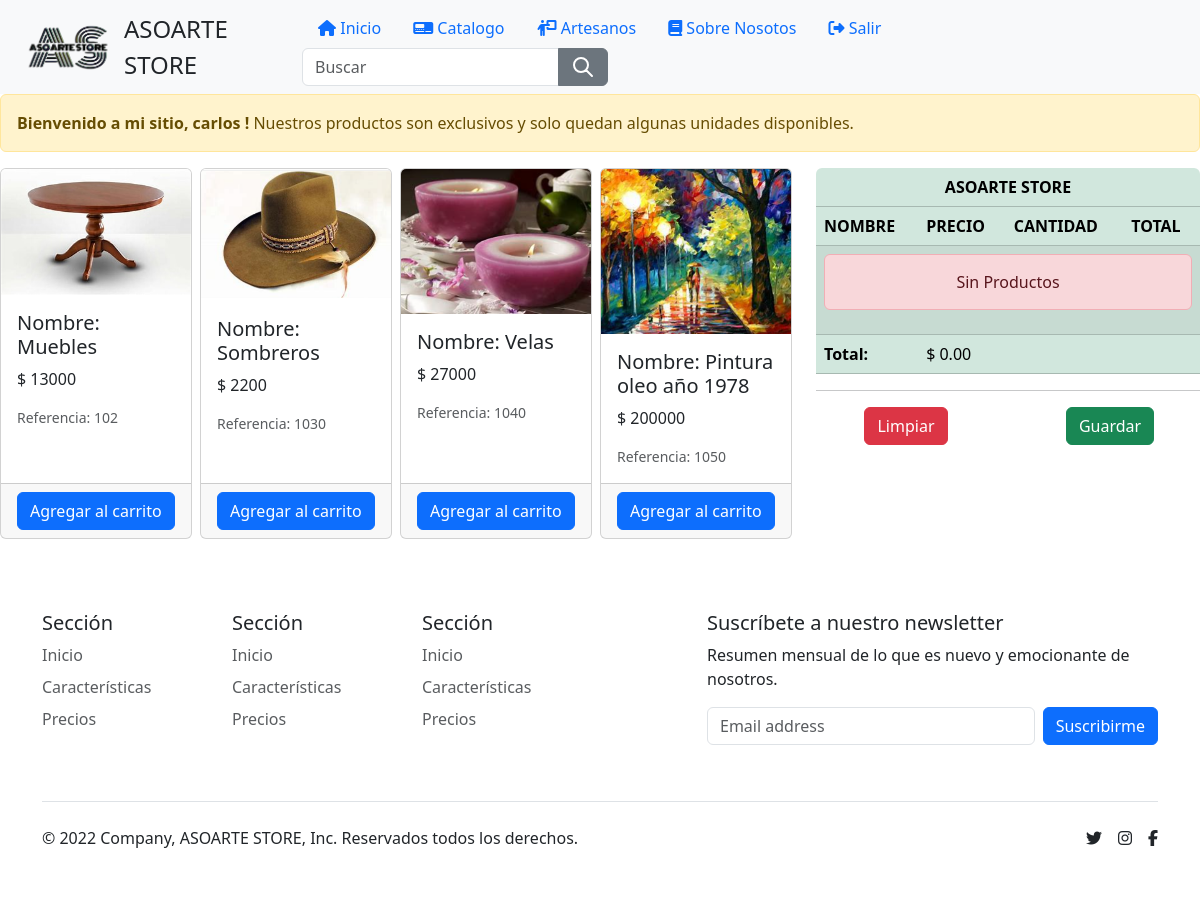
The page /productos/ (signed in) on the database its author committed.
### productos/models.py (models this page shows, shortened)
class Producto(models.Model):
    cod_prod = models.IntegerField(primary_key=True)
    nombre = models.CharField(max_length=30, blank=True, null=True)
    imagen = models.ImageField(upload_to="productos", null=True)
    cantidad = models.IntegerField(blank=True)
    valor_compra = models.IntegerField(blank=True, null=True)
    valor_venta = models.IntegerField(blank=True, null=True)
    fecha_actualiza = models.DateTimeField()

### productos/views.py (the view)
# urls.py: path('', tienda, name="Tienda"),
def tienda(request):
    productos = Producto.objects.all()
    return render(request, "productos/tienda.html", {'productos':productos})

### productos/context_processor.py (called while the page is built)
def total_carrito(request):
    total = 0
    if "carrito" in request.session.keys():
        for key, value in request.session["carrito"].items():
            total += int(value["acumulado"])
    return {"total_carrito": total}

### templates/productos/tienda.html
{% extends 'partials/body.html' %}
{% block contenido %}
<div class="alert alert-warning alert-dismissible fade show" role="alert">
    <strong>Bienvenido a mi sitio, {% if user.is_authenticated %} {{ user.username }}
    {% else %}
      Visitante
    {% endif %}!</strong> Nuestros productos son exclusivos y solo quedan algunas unidades disponibles.
  </div>
<div class="row justify-content-start">
    <div class="col-8">
<div class="row row-cols-2 row-cols-md-4 g-2">
    {% for producto in productos %}
    <div class="col">
      <div class="card h-100" >
        <img src="{{producto.imagen.url}}" class="card-img-top" alt="{{producto.nombre}}">
        <div class="card-body">
          <h5 class="card-title">Nombre: {{producto.nombre}}</h5>
          <p class="card-text">$ {{producto.valor_venta}}</p>
          <small class="text-muted">Referencia: {{producto.cod_prod}}</small>
        </div>
        <div class="card-footer">
            <a href="{% url 'Add' producto.cod_prod %}" class="btn btn-primary">Agregar al carrito</a>
        </div>
    </div>
</div>
    {% endfor %}
</div>
</div>
<div class="col-4">
    {% include "productos/carrito.html" %}
</div>
</div>
{% endblock contenido %}

### rows shown on the page
Producto: imagen (picture), nombre "Muebles", valor_venta "13000", cod_prod "102"
Producto: imagen (picture), nombre "Sombreros", valor_venta "2200", cod_prod "1030"
Producto: imagen (picture), nombre "Velas", valor_venta "27000", cod_prod "1040"
Producto: imagen (picture), nombre "Pintura oleo año 1978", valor_venta "200000", cod_prod "1050"

### other values the page prints
{{ user.username }} "carlos"
{{ total_carrito|floatformat:2 }} "0.00"
